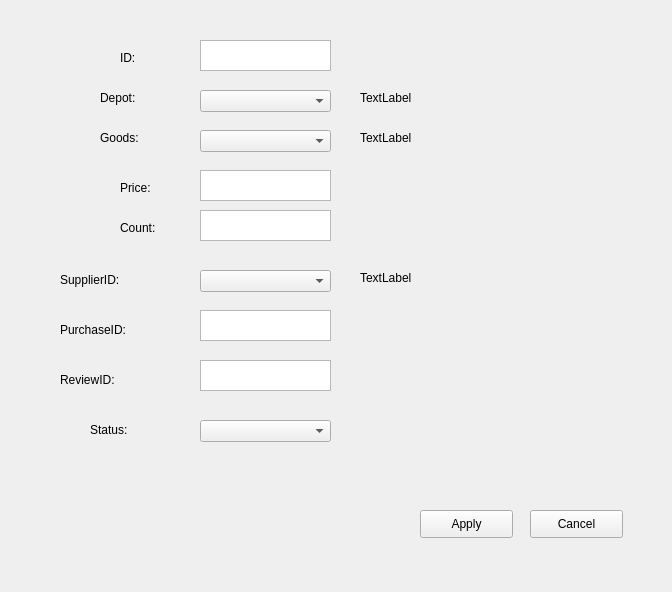
<?xml version="1.0" encoding="UTF-8"?>
<ui version="4.0">
 <class>dialog</class>
 <widget class="QWidget" name="dialog">
  <property name="geometry">
   <rect>
    <x>0</x>
    <y>0</y>
    <width>672</width>
    <height>592</height>
   </rect>
  </property>
  <property name="windowTitle">
   <string>Form</string>
  </property>
  <widget class="QLabel" name="label">
   <property name="geometry">
    <rect>
     <x>120</x>
     <y>50</y>
     <width>61</width>
     <height>16</height>
    </rect>
   </property>
   <property name="text">
    <string>ID:</string>
   </property>
  </widget>
  <widget class="QTextEdit" name="ID">
   <property name="geometry">
    <rect>
     <x>200</x>
     <y>40</y>
     <width>131</width>
     <height>31</height>
    </rect>
   </property>
  </widget>
  <widget class="QLabel" name="label_2">
   <property name="geometry">
    <rect>
     <x>100</x>
     <y>90</y>
     <width>61</width>
     <height>16</height>
    </rect>
   </property>
   <property name="text">
    <string>Depot:</string>
   </property>
  </widget>
  <widget class="QLabel" name="label_5">
   <property name="geometry">
    <rect>
     <x>100</x>
     <y>130</y>
     <width>61</width>
     <height>16</height>
    </rect>
   </property>
   <property name="text">
    <string>Goods:</string>
   </property>
  </widget>
  <widget class="QTextEdit" name="Price">
   <property name="geometry">
    <rect>
     <x>200</x>
     <y>170</y>
     <width>131</width>
     <height>31</height>
    </rect>
   </property>
  </widget>
  <widget class="QLabel" name="label_3">
   <property name="geometry">
    <rect>
     <x>120</x>
     <y>180</y>
     <width>61</width>
     <height>16</height>
    </rect>
   </property>
   <property name="text">
    <string>Price:</string>
   </property>
  </widget>
  <widget class="QTextEdit" name="Count">
   <property name="geometry">
    <rect>
     <x>200</x>
     <y>210</y>
     <width>131</width>
     <height>31</height>
    </rect>
   </property>
  </widget>
  <widget class="QLabel" name="label_4">
   <property name="geometry">
    <rect>
     <x>120</x>
     <y>220</y>
     <width>61</width>
     <height>16</height>
    </rect>
   </property>
   <property name="text">
    <string>Count:</string>
   </property>
  </widget>
  <widget class="QLabel" name="ClientLabel">
   <property name="geometry">
    <rect>
     <x>60</x>
     <y>270</y>
     <width>101</width>
     <height>20</height>
    </rect>
   </property>
   <property name="text">
    <string>SupplierID:</string>
   </property>
  </widget>
  <widget class="QLabel" name="WorkerLabel">
   <property name="geometry">
    <rect>
     <x>60</x>
     <y>320</y>
     <width>101</width>
     <height>20</height>
    </rect>
   </property>
   <property name="text">
    <string>PurchaseID:</string>
   </property>
  </widget>
  <widget class="QTextEdit" name="WorkerID">
   <property name="geometry">
    <rect>
     <x>200</x>
     <y>310</y>
     <width>131</width>
     <height>31</height>
    </rect>
   </property>
  </widget>
  <widget class="QLabel" name="label_8">
   <property name="geometry">
    <rect>
     <x>60</x>
     <y>370</y>
     <width>101</width>
     <height>20</height>
    </rect>
   </property>
   <property name="text">
    <string>ReviewID:</string>
   </property>
  </widget>
  <widget class="QTextEdit" name="ReviewID">
   <property name="geometry">
    <rect>
     <x>200</x>
     <y>360</y>
     <width>131</width>
     <height>31</height>
    </rect>
   </property>
  </widget>
  <widget class="QComboBox" name="StatusCbx">
   <property name="geometry">
    <rect>
     <x>200</x>
     <y>420</y>
     <width>131</width>
     <height>22</height>
    </rect>
   </property>
  </widget>
  <widget class="QLabel" name="label_9">
   <property name="geometry">
    <rect>
     <x>90</x>
     <y>420</y>
     <width>101</width>
     <height>20</height>
    </rect>
   </property>
   <property name="text">
    <string>Status:</string>
   </property>
  </widget>
  <widget class="QPushButton" name="CancelBtn">
   <property name="geometry">
    <rect>
     <x>530</x>
     <y>510</y>
     <width>93</width>
     <height>28</height>
    </rect>
   </property>
   <property name="text">
    <string>Cancel</string>
   </property>
  </widget>
  <widget class="QPushButton" name="ApplyBtn">
   <property name="geometry">
    <rect>
     <x>420</x>
     <y>510</y>
     <width>93</width>
     <height>28</height>
    </rect>
   </property>
   <property name="text">
    <string>Apply</string>
   </property>
  </widget>
  <widget class="QComboBox" name="GoodsName">
   <property name="geometry">
    <rect>
     <x>200</x>
     <y>130</y>
     <width>131</width>
     <height>22</height>
    </rect>
   </property>
  </widget>
  <widget class="QLabel" name="GoodsID">
   <property name="geometry">
    <rect>
     <x>360</x>
     <y>130</y>
     <width>72</width>
     <height>15</height>
    </rect>
   </property>
   <property name="text">
    <string>TextLabel</string>
   </property>
  </widget>
  <widget class="QComboBox" name="DepotName">
   <property name="geometry">
    <rect>
     <x>200</x>
     <y>90</y>
     <width>131</width>
     <height>22</height>
    </rect>
   </property>
  </widget>
  <widget class="QLabel" name="DepotID">
   <property name="geometry">
    <rect>
     <x>360</x>
     <y>90</y>
     <width>72</width>
     <height>15</height>
    </rect>
   </property>
   <property name="text">
    <string>TextLabel</string>
   </property>
  </widget>
  <widget class="QComboBox" name="ClientName">
   <property name="geometry">
    <rect>
     <x>200</x>
     <y>270</y>
     <width>131</width>
     <height>22</height>
    </rect>
   </property>
  </widget>
  <widget class="QLabel" name="ClientID">
   <property name="geometry">
    <rect>
     <x>360</x>
     <y>270</y>
     <width>72</width>
     <height>15</height>
    </rect>
   </property>
   <property name="text">
    <string>TextLabel</string>
   </property>
  </widget>
 </widget>
 <resources/>
 <connections/>
</ui>
